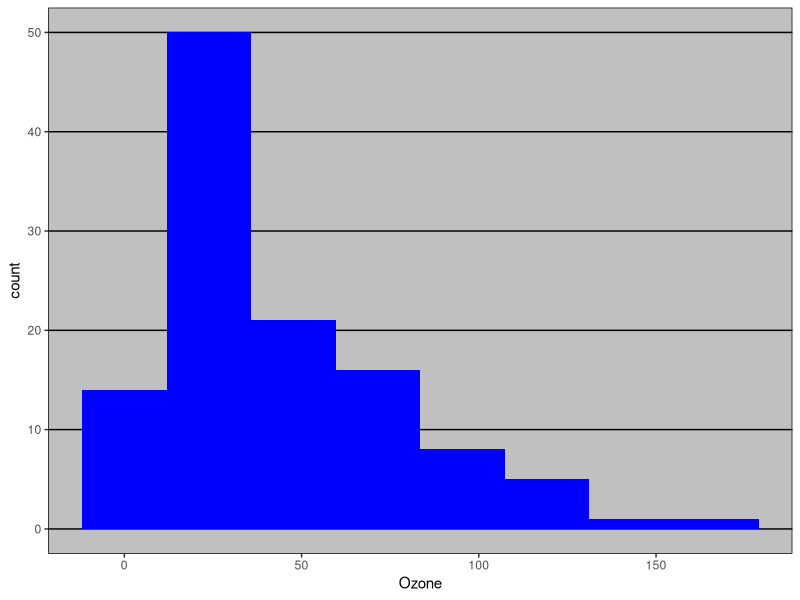

Reproduce this figure in R.
## ---- chunk 1
#| label: setup
#| echo: false
#| message: false
knitr::opts_chunk$set(echo = FALSE)

library(tidyverse)
## ---- chunk 2
#| echo: true
#| out.width: 25%
#| fig.align: center
#| fig.cap: "Legenda da figura."

## <b>
library(ggthemes)
airquality <- filter(airquality, !is.na(Ozone))
tab <- airquality |>
  summarise(media = mean(Ozone), dp = sd(Ozone), mediana = median(Ozone))
write.csv2(tab, "tabela.csv")
## </b>

ggplot(airquality, aes(Ozone)) +
  geom_histogram(bins = 8, fill = "blue") +
  theme_excel()
